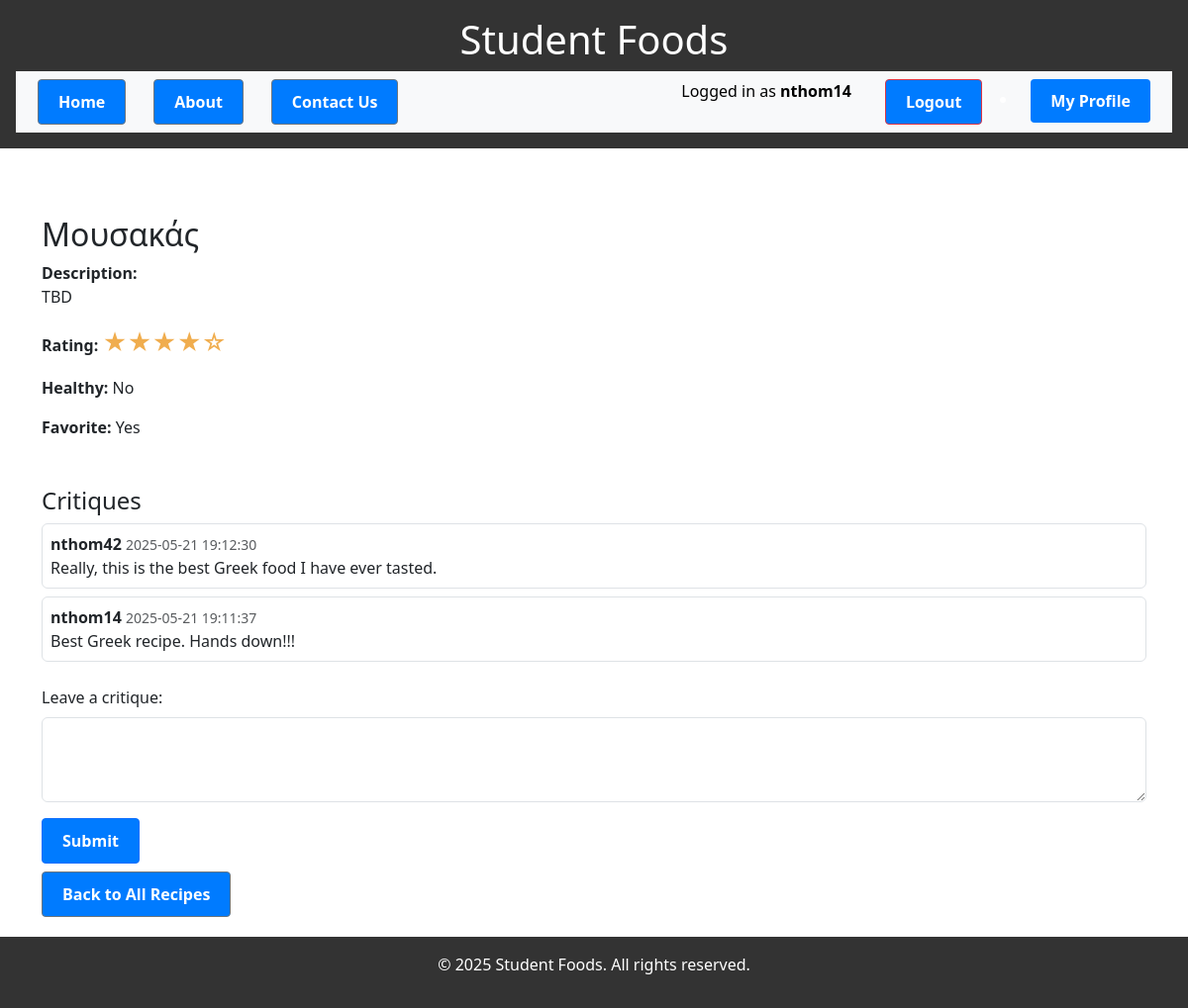
The page /recipe_view.php?id=6&from=all_recipes (signed in) on the database its author committed.
### tables this page shows
CREATE TABLE `recipes` (
  `id` int(11) NOT NULL,
  `user_id` int(11) NOT NULL,
  `title` varchar(255) NOT NULL,
  `description` text DEFAULT NULL,
  `created_at` timestamp NOT NULL DEFAULT current_timestamp(),
  `rating` tinyint(3) UNSIGNED NOT NULL DEFAULT 0,
  `is_healthy` tinyint(1) NOT NULL DEFAULT 0,
  `is_favorite` tinyint(1) NOT NULL DEFAULT 0
);

CREATE TABLE `critiques` (
  `id` int(11) NOT NULL,
  `recipe_id` int(11) NOT NULL,
  `user_id` int(11) NOT NULL,
  `comment` text NOT NULL,
  `created_at` timestamp NOT NULL DEFAULT current_timestamp()
);

CREATE TABLE `users` (
  `id` int(11) NOT NULL,
  `username` varchar(50) NOT NULL,
  `email` varchar(100) NOT NULL,
  `password` varchar(255) NOT NULL,
  `created_at` timestamp NOT NULL DEFAULT current_timestamp(),
  `remember_token` varchar(64) DEFAULT NULL
);

### recipe_view.php (the view, shortened to what this page needs)
<?php
require 'config.php';
$recipe_id = $_GET['id'] ?? null;
$stmt = $pdo->prepare("SELECT r.*, u.username FROM recipes r
                       JOIN users u ON r.user_id = u.id
                       WHERE r.id = :id");
$stmt->execute(['id' => $recipe_id]);
$recipe = $stmt->fetch();
$from = $_GET['from'] ?? null;
?>
<?php include 'header.php'; ?>
<div class="container mt-5">
    <h2><?= htmlspecialchars($recipe['title']) ?></h2>
    <p><strong>Description:</strong><br><?= nl2br(htmlspecialchars($recipe['description'])) ?></p>
    <p><strong>Rating:</strong>
        <span style="color: #f0ad4e; font-size: 1.5rem;">
            <?php
            $rating = (int)$recipe['rating'];
            for ($i = 1; $i <= 5; $i++) {
                echo $i <= $rating ? "★" : "☆";
            }
            ?>
        </span>
    </p>
    <p><strong>Healthy:</strong> <?= $recipe['is_healthy'] ? 'Yes' : 'No' ?></p>
    <p><strong>Favorite:</strong> <?= $recipe['is_favorite'] ? 'Yes' : 'No' ?></p>
    <h4 class="mt-5">Critiques</h4>
    <?php
    $critiqueStmt = $pdo->prepare("
        SELECT c.comment, c.created_at, u.username
        FROM critiques c
        JOIN users u ON c.user_id = u.id
        WHERE c.recipe_id = :recipe_id
        ORDER BY c.created_at DESC
    ");
    $critiqueStmt->execute(['recipe_id' => $recipe['id']]);
    $critiques = $critiqueStmt->fetchAll();
    if ($critiques):
        foreach ($critiques as $critique):
    ?>
        <div class="border rounded p-2 mb-2">
            <strong><?= htmlspecialchars($critique['username']) ?></strong>
            <small class="text-muted"><?= $critique['created_at'] ?></small>
            <p class="mb-0"><?= nl2br(htmlspecialchars($critique['comment'])) ?></p>
        </div>
    <?php
        endforeach;
    else:
        echo "<p class='text-muted'>No critiques yet.</p>";
    endif;
    ?>
    <?php if (isset($_SESSION['user']['id'])): ?>
        <form action="" method="post" class="mt-4">
            <div class="mb-3">
                <label for="comment" class="form-label">Leave a critique:</label>
                <textarea name="comment" id="comment" class="form-control" rows="3" required></textarea>
            </div>
            <button type="submit" name="submit_critique" class="btn btn-primary">Submit</button>
        </form>
    <?php else: ?>
        <p class="mt-4"><a href="login.php">Log in</a> to leave a critique.</p>
    <?php endif; ?>
    <?php
        $backLink = 'dashboard.php';
        if ($from === 'healthy') {
            $backLink = 'healthy_recipes.php';
            $backLinkStr = 'Back to Healthy';
        } elseif ($from === 'favorite') {
            $backLink = 'favorite_recipes.php';
            $backLinkStr = 'Back to Favorite';
        } elseif ($from === 'famous') {
            $backLink = 'famous_recipes.php';
            $backLinkStr = 'Back to Famous';
        } elseif ($from === 'all_recipes') {
            $backLink = 'all_recipes.php';
            $backLinkStr = 'Back to All Recipes';
        }
    ?>
    <a href="<?= $backLink ?>" class="btn btn-secondary mt-2"><?= $backLinkStr ?></a>
</div>
<?php include 'footer.php'; ?>

### css/style.css (style rules this page uses)
html, body { height: 100%; margin: 0; }
.btn { display: inline-block; padding: 10px 20px; margin-right: 10px; background-color: #007BFF; color: white; text-decoration: none; border-radius: 4px; font-weight: bold; transition: background-color 0.2s ease-in-out; }

### rows shown on the page
recipes: title "Μουσακάς", description "TBD", rating 4 (drawn)
critiques: user.username "nthom42", created_at "2025-05-21 19:12:30", comment "Really, this is the best Greek food I have ever tasted."
critiques: user.username "nthom14", created_at "2025-05-21 19:11:37", comment "Best Greek recipe. Hands down!!!"

### other values the page prints
$_SESSION['user']['username'] "nthom14"
$backLinkStr "Back to All Recipes"
